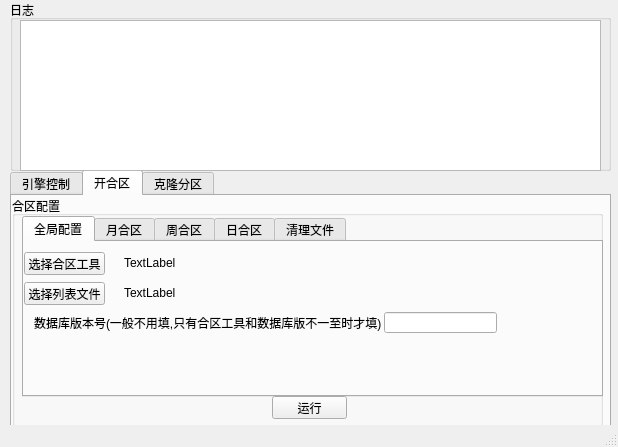
<?xml version="1.0" encoding="UTF-8"?>
<ui version="4.0">
 <class>MainWindow</class>
 <widget class="QMainWindow" name="MainWindow">
  <property name="enabled">
   <bool>true</bool>
  </property>
  <property name="geometry">
   <rect>
    <x>0</x>
    <y>0</y>
    <width>618</width>
    <height>447</height>
   </rect>
  </property>
  <property name="windowTitle">
   <string>航界软件</string>
  </property>
  <property name="toolTipDuration">
   <number>-1</number>
  </property>
  <widget class="QWidget" name="centralwidget">
   <widget class="QTabWidget" name="tabWidget">
    <property name="geometry">
     <rect>
      <x>10</x>
      <y>170</y>
      <width>601</width>
      <height>261</height>
     </rect>
    </property>
    <property name="currentIndex">
     <number>1</number>
    </property>
    <widget class="QWidget" name="tab">
     <attribute name="title">
      <string>引擎控制</string>
     </attribute>
     <widget class="QGroupBox" name="groupBox">
      <property name="geometry">
       <rect>
        <x>0</x>
        <y>10</y>
        <width>591</width>
        <height>51</height>
       </rect>
      </property>
      <property name="title">
       <string>窗口管理</string>
      </property>
      <widget class="QPushButton" name="pushButton">
       <property name="geometry">
        <rect>
         <x>10</x>
         <y>20</y>
         <width>75</width>
         <height>23</height>
        </rect>
       </property>
       <property name="text">
        <string>引擎控制台</string>
       </property>
      </widget>
      <widget class="QPushButton" name="pushButton_2">
       <property name="geometry">
        <rect>
         <x>90</x>
         <y>20</y>
         <width>75</width>
         <height>23</height>
        </rect>
       </property>
       <property name="text">
        <string>M2引擎</string>
       </property>
      </widget>
      <widget class="QPushButton" name="pushButton_3">
       <property name="geometry">
        <rect>
         <x>170</x>
         <y>20</y>
         <width>75</width>
         <height>23</height>
        </rect>
       </property>
       <property name="text">
        <string>显隐窗口</string>
       </property>
      </widget>
      <widget class="QComboBox" name="comboBox">
       <property name="geometry">
        <rect>
         <x>250</x>
         <y>20</y>
         <width>81</width>
         <height>22</height>
        </rect>
       </property>
      </widget>
     </widget>
     <widget class="QGroupBox" name="groupBox_5">
      <property name="geometry">
       <rect>
        <x>0</x>
        <y>70</y>
        <width>591</width>
        <height>161</height>
       </rect>
      </property>
      <property name="title">
       <string>远程服务器</string>
      </property>
      <widget class="QLabel" name="label_23">
       <property name="geometry">
        <rect>
         <x>10</x>
         <y>20</y>
         <width>71</width>
         <height>21</height>
        </rect>
       </property>
       <property name="text">
        <string>服务器地址</string>
       </property>
      </widget>
      <widget class="QLineEdit" name="lineEdit_server_addr">
       <property name="geometry">
        <rect>
         <x>90</x>
         <y>20</y>
         <width>471</width>
         <height>21</height>
        </rect>
       </property>
      </widget>
     </widget>
    </widget>
    <widget class="QWidget" name="tab_2">
     <attribute name="title">
      <string>开合区</string>
     </attribute>
     <widget class="QGroupBox" name="groupBox_2">
      <property name="geometry">
       <rect>
        <x>0</x>
        <y>0</y>
        <width>591</width>
        <height>231</height>
       </rect>
      </property>
      <property name="title">
       <string>合区配置</string>
      </property>
      <widget class="QTabWidget" name="tabWidget_2">
       <property name="geometry">
        <rect>
         <x>10</x>
         <y>20</y>
         <width>581</width>
         <height>181</height>
        </rect>
       </property>
       <property name="currentIndex">
        <number>0</number>
       </property>
       <widget class="QWidget" name="tab_8">
        <attribute name="title">
         <string>全局配置</string>
        </attribute>
        <widget class="QPushButton" name="pushButton_select_listfile">
         <property name="geometry">
          <rect>
           <x>0</x>
           <y>40</y>
           <width>81</width>
           <height>23</height>
          </rect>
         </property>
         <property name="text">
          <string>选择列表文件</string>
         </property>
        </widget>
        <widget class="QLabel" name="label_6">
         <property name="geometry">
          <rect>
           <x>100</x>
           <y>10</y>
           <width>461</width>
           <height>21</height>
          </rect>
         </property>
         <property name="text">
          <string>TextLabel</string>
         </property>
        </widget>
        <widget class="QLabel" name="label_listfile">
         <property name="geometry">
          <rect>
           <x>100</x>
           <y>40</y>
           <width>461</width>
           <height>21</height>
          </rect>
         </property>
         <property name="text">
          <string>TextLabel</string>
         </property>
        </widget>
        <widget class="QPushButton" name="pushButton_4">
         <property name="geometry">
          <rect>
           <x>0</x>
           <y>10</y>
           <width>81</width>
           <height>23</height>
          </rect>
         </property>
         <property name="text">
          <string>选择合区工具</string>
         </property>
        </widget>
        <widget class="QLabel" name="label_20">
         <property name="geometry">
          <rect>
           <x>10</x>
           <y>70</y>
           <width>361</width>
           <height>21</height>
          </rect>
         </property>
         <property name="text">
          <string>数据库版本号(一般不用填,只有合区工具和数据库版不一至时才填)</string>
         </property>
        </widget>
        <widget class="QLineEdit" name="lineEdit_db_version">
         <property name="geometry">
          <rect>
           <x>360</x>
           <y>70</y>
           <width>113</width>
           <height>21</height>
          </rect>
         </property>
        </widget>
       </widget>
       <widget class="QWidget" name="tab_5">
        <attribute name="title">
         <string>月合区</string>
        </attribute>
        <widget class="QLabel" name="label_5">
         <property name="geometry">
          <rect>
           <x>10</x>
           <y>70</y>
           <width>71</width>
           <height>21</height>
          </rect>
         </property>
         <property name="text">
          <string>合区时间</string>
         </property>
        </widget>
        <widget class="QLineEdit" name="lineEdit_maxDir">
         <property name="geometry">
          <rect>
           <x>400</x>
           <y>40</y>
           <width>171</width>
           <height>21</height>
          </rect>
         </property>
        </widget>
        <widget class="QLineEdit" name="lineEdit_workDir">
         <property name="geometry">
          <rect>
           <x>90</x>
           <y>10</y>
           <width>171</width>
           <height>21</height>
          </rect>
         </property>
        </widget>
        <widget class="QLineEdit" name="lineEdit_minDir">
         <property name="geometry">
          <rect>
           <x>90</x>
           <y>40</y>
           <width>171</width>
           <height>21</height>
          </rect>
         </property>
        </widget>
        <widget class="QLabel" name="label_3">
         <property name="geometry">
          <rect>
           <x>10</x>
           <y>40</y>
           <width>71</width>
           <height>21</height>
          </rect>
         </property>
         <property name="text">
          <string>小区文件夹</string>
         </property>
        </widget>
        <widget class="QLabel" name="label_2">
         <property name="geometry">
          <rect>
           <x>320</x>
           <y>10</y>
           <width>71</width>
           <height>21</height>
          </rect>
         </property>
         <property name="text">
          <string>主区文件夹</string>
         </property>
        </widget>
        <widget class="QLabel" name="label">
         <property name="geometry">
          <rect>
           <x>10</x>
           <y>10</y>
           <width>71</width>
           <height>21</height>
          </rect>
         </property>
         <property name="layoutDirection">
          <enum>Qt::LeftToRight</enum>
         </property>
         <property name="frameShadow">
          <enum>QFrame::Raised</enum>
         </property>
         <property name="lineWidth">
          <number>1</number>
         </property>
         <property name="text">
          <string>工作目录</string>
         </property>
        </widget>
        <widget class="QLineEdit" name="lineEdit_workTime">
         <property name="geometry">
          <rect>
           <x>90</x>
           <y>70</y>
           <width>171</width>
           <height>21</height>
          </rect>
         </property>
        </widget>
        <widget class="QLabel" name="label_7">
         <property name="geometry">
          <rect>
           <x>320</x>
           <y>70</y>
           <width>71</width>
           <height>21</height>
          </rect>
         </property>
         <property name="text">
          <string>合区文件夹</string>
         </property>
        </widget>
        <widget class="QLineEdit" name="lineEdit_thisDir">
         <property name="geometry">
          <rect>
           <x>400</x>
           <y>70</y>
           <width>171</width>
           <height>21</height>
          </rect>
         </property>
        </widget>
        <widget class="QLabel" name="label_4">
         <property name="geometry">
          <rect>
           <x>320</x>
           <y>40</y>
           <width>71</width>
           <height>21</height>
          </rect>
         </property>
         <property name="text">
          <string>大区文件夹</string>
         </property>
        </widget>
        <widget class="QLineEdit" name="lineEdit_mainDir">
         <property name="geometry">
          <rect>
           <x>400</x>
           <y>10</y>
           <width>171</width>
           <height>21</height>
          </rect>
         </property>
        </widget>
       </widget>
       <widget class="QWidget" name="tab_7">
        <attribute name="title">
         <string>周合区</string>
        </attribute>
        <widget class="QLineEdit" name="lineEdit_workTime_1">
         <property name="geometry">
          <rect>
           <x>90</x>
           <y>40</y>
           <width>171</width>
           <height>21</height>
          </rect>
         </property>
        </widget>
        <widget class="QLineEdit" name="lineEdit_thisDir_1">
         <property name="geometry">
          <rect>
           <x>400</x>
           <y>40</y>
           <width>171</width>
           <height>21</height>
          </rect>
         </property>
        </widget>
        <widget class="QLineEdit" name="lineEdit_maxDir_1">
         <property name="geometry">
          <rect>
           <x>400</x>
           <y>10</y>
           <width>171</width>
           <height>21</height>
          </rect>
         </property>
        </widget>
        <widget class="QLabel" name="label_16">
         <property name="geometry">
          <rect>
           <x>10</x>
           <y>40</y>
           <width>71</width>
           <height>21</height>
          </rect>
         </property>
         <property name="text">
          <string>合区时间</string>
         </property>
        </widget>
        <widget class="QLabel" name="label_17">
         <property name="geometry">
          <rect>
           <x>10</x>
           <y>10</y>
           <width>71</width>
           <height>21</height>
          </rect>
         </property>
         <property name="text">
          <string>小区文件夹</string>
         </property>
        </widget>
        <widget class="QLabel" name="label_18">
         <property name="geometry">
          <rect>
           <x>320</x>
           <y>40</y>
           <width>71</width>
           <height>21</height>
          </rect>
         </property>
         <property name="text">
          <string>合区文件夹</string>
         </property>
        </widget>
        <widget class="QLabel" name="label_19">
         <property name="geometry">
          <rect>
           <x>320</x>
           <y>10</y>
           <width>71</width>
           <height>21</height>
          </rect>
         </property>
         <property name="text">
          <string>大区文件夹</string>
         </property>
        </widget>
        <widget class="QLineEdit" name="lineEdit_minDir_1">
         <property name="geometry">
          <rect>
           <x>90</x>
           <y>10</y>
           <width>171</width>
           <height>21</height>
          </rect>
         </property>
        </widget>
       </widget>
       <widget class="QWidget" name="tab_4">
        <attribute name="title">
         <string>日合区</string>
        </attribute>
        <widget class="QLabel" name="label_12">
         <property name="geometry">
          <rect>
           <x>10</x>
           <y>40</y>
           <width>71</width>
           <height>21</height>
          </rect>
         </property>
         <property name="text">
          <string>合区时间</string>
         </property>
        </widget>
        <widget class="QLineEdit" name="lineEdit_maxDir_2">
         <property name="geometry">
          <rect>
           <x>400</x>
           <y>10</y>
           <width>171</width>
           <height>21</height>
          </rect>
         </property>
        </widget>
        <widget class="QLineEdit" name="lineEdit_minDir_2">
         <property name="geometry">
          <rect>
           <x>90</x>
           <y>10</y>
           <width>171</width>
           <height>21</height>
          </rect>
         </property>
        </widget>
        <widget class="QLabel" name="label_13">
         <property name="geometry">
          <rect>
           <x>10</x>
           <y>10</y>
           <width>71</width>
           <height>21</height>
          </rect>
         </property>
         <property name="text">
          <string>小区文件夹</string>
         </property>
        </widget>
        <widget class="QLineEdit" name="lineEdit_workTime_2">
         <property name="geometry">
          <rect>
           <x>90</x>
           <y>40</y>
           <width>171</width>
           <height>21</height>
          </rect>
         </property>
        </widget>
        <widget class="QLabel" name="label_14">
         <property name="geometry">
          <rect>
           <x>320</x>
           <y>40</y>
           <width>71</width>
           <height>21</height>
          </rect>
         </property>
         <property name="text">
          <string>合区文件夹</string>
         </property>
        </widget>
        <widget class="QLineEdit" name="lineEdit_thisDir_2">
         <property name="geometry">
          <rect>
           <x>400</x>
           <y>40</y>
           <width>171</width>
           <height>21</height>
          </rect>
         </property>
        </widget>
        <widget class="QLabel" name="label_15">
         <property name="geometry">
          <rect>
           <x>320</x>
           <y>10</y>
           <width>71</width>
           <height>21</height>
          </rect>
         </property>
         <property name="text">
          <string>大区文件夹</string>
         </property>
        </widget>
       </widget>
       <widget class="QWidget" name="tab_6">
        <attribute name="title">
         <string>清理文件</string>
        </attribute>
        <widget class="QLabel" name="label_dir_1">
         <property name="geometry">
          <rect>
           <x>110</x>
           <y>10</y>
           <width>461</width>
           <height>21</height>
          </rect>
         </property>
         <property name="text">
          <string>TextLabel</string>
         </property>
        </widget>
        <widget class="QPushButton" name="pushButton_6">
         <property name="geometry">
          <rect>
           <x>10</x>
           <y>10</y>
           <width>81</width>
           <height>23</height>
          </rect>
         </property>
         <property name="text">
          <string>清空文件夹一</string>
         </property>
        </widget>
        <widget class="QPushButton" name="pushButton_7">
         <property name="geometry">
          <rect>
           <x>10</x>
           <y>40</y>
           <width>81</width>
           <height>23</height>
          </rect>
         </property>
         <property name="text">
          <string>清空文件夹二</string>
         </property>
        </widget>
        <widget class="QLabel" name="label_dir_2">
         <property name="geometry">
          <rect>
           <x>110</x>
           <y>40</y>
           <width>461</width>
           <height>21</height>
          </rect>
         </property>
         <property name="text">
          <string>TextLabel</string>
         </property>
        </widget>
        <widget class="QPushButton" name="pushButton_8">
         <property name="geometry">
          <rect>
           <x>10</x>
           <y>70</y>
           <width>81</width>
           <height>23</height>
          </rect>
         </property>
         <property name="text">
          <string>清空文件一</string>
         </property>
        </widget>
        <widget class="QLabel" name="label_file_1">
         <property name="geometry">
          <rect>
           <x>110</x>
           <y>70</y>
           <width>461</width>
           <height>21</height>
          </rect>
         </property>
         <property name="text">
          <string>TextLabel</string>
         </property>
        </widget>
        <widget class="QPushButton" name="pushButton_9">
         <property name="geometry">
          <rect>
           <x>10</x>
           <y>100</y>
           <width>81</width>
           <height>23</height>
          </rect>
         </property>
         <property name="text">
          <string>清空文件二</string>
         </property>
        </widget>
        <widget class="QLabel" name="label_file_2">
         <property name="geometry">
          <rect>
           <x>110</x>
           <y>100</y>
           <width>461</width>
           <height>21</height>
          </rect>
         </property>
         <property name="text">
          <string>TextLabel</string>
         </property>
        </widget>
        <widget class="QPushButton" name="pushButton_10">
         <property name="geometry">
          <rect>
           <x>10</x>
           <y>130</y>
           <width>81</width>
           <height>23</height>
          </rect>
         </property>
         <property name="text">
          <string>清空文件三</string>
         </property>
        </widget>
        <widget class="QLabel" name="label_file_3">
         <property name="geometry">
          <rect>
           <x>110</x>
           <y>130</y>
           <width>461</width>
           <height>21</height>
          </rect>
         </property>
         <property name="text">
          <string>TextLabel</string>
         </property>
        </widget>
        <widget class="QPushButton" name="pushButton_11">
         <property name="geometry">
          <rect>
           <x>10</x>
           <y>160</y>
           <width>81</width>
           <height>23</height>
          </rect>
         </property>
         <property name="text">
          <string>清空文件四</string>
         </property>
        </widget>
        <widget class="QLabel" name="label_file_4">
         <property name="geometry">
          <rect>
           <x>110</x>
           <y>160</y>
           <width>461</width>
           <height>21</height>
          </rect>
         </property>
         <property name="text">
          <string>TextLabel</string>
         </property>
        </widget>
       </widget>
      </widget>
      <widget class="QPushButton" name="pushButton_start">
       <property name="geometry">
        <rect>
         <x>260</x>
         <y>200</y>
         <width>75</width>
         <height>23</height>
        </rect>
       </property>
       <property name="text">
        <string>运行</string>
       </property>
      </widget>
     </widget>
    </widget>
    <widget class="QWidget" name="tab_3">
     <attribute name="title">
      <string>克隆分区</string>
     </attribute>
     <widget class="QGroupBox" name="groupBox_4">
      <property name="geometry">
       <rect>
        <x>10</x>
        <y>10</y>
        <width>581</width>
        <height>131</height>
       </rect>
      </property>
      <property name="title">
       <string>克隆版本</string>
      </property>
      <widget class="QLabel" name="label_8">
       <property name="geometry">
        <rect>
         <x>10</x>
         <y>20</y>
         <width>71</width>
         <height>21</height>
        </rect>
       </property>
       <property name="layoutDirection">
        <enum>Qt::LeftToRight</enum>
       </property>
       <property name="frameShadow">
        <enum>QFrame::Raised</enum>
       </property>
       <property name="lineWidth">
        <number>1</number>
       </property>
       <property name="text">
        <string>工作目录</string>
       </property>
      </widget>
      <widget class="QLineEdit" name="lineEdit_workDir_2">
       <property name="geometry">
        <rect>
         <x>90</x>
         <y>20</y>
         <width>171</width>
         <height>21</height>
        </rect>
       </property>
      </widget>
      <widget class="QLineEdit" name="lineEdit_mainDir_2">
       <property name="geometry">
        <rect>
         <x>360</x>
         <y>20</y>
         <width>171</width>
         <height>21</height>
        </rect>
       </property>
      </widget>
      <widget class="QLabel" name="label_9">
       <property name="geometry">
        <rect>
         <x>280</x>
         <y>20</y>
         <width>71</width>
         <height>21</height>
        </rect>
       </property>
       <property name="layoutDirection">
        <enum>Qt::LeftToRight</enum>
       </property>
       <property name="frameShadow">
        <enum>QFrame::Raised</enum>
       </property>
       <property name="lineWidth">
        <number>1</number>
       </property>
       <property name="text">
        <string>主版本目录</string>
       </property>
      </widget>
      <widget class="QLineEdit" name="lineEdit_minPort">
       <property name="geometry">
        <rect>
         <x>90</x>
         <y>60</y>
         <width>171</width>
         <height>21</height>
        </rect>
       </property>
      </widget>
      <widget class="QLabel" name="label_10">
       <property name="geometry">
        <rect>
         <x>10</x>
         <y>60</y>
         <width>71</width>
         <height>21</height>
        </rect>
       </property>
       <property name="layoutDirection">
        <enum>Qt::LeftToRight</enum>
       </property>
       <property name="frameShadow">
        <enum>QFrame::Raised</enum>
       </property>
       <property name="lineWidth">
        <number>1</number>
       </property>
       <property name="text">
        <string>最小端口</string>
       </property>
      </widget>
      <widget class="QLabel" name="label_11">
       <property name="geometry">
        <rect>
         <x>280</x>
         <y>60</y>
         <width>71</width>
         <height>21</height>
        </rect>
       </property>
       <property name="layoutDirection">
        <enum>Qt::LeftToRight</enum>
       </property>
       <property name="frameShadow">
        <enum>QFrame::Raised</enum>
       </property>
       <property name="lineWidth">
        <number>1</number>
       </property>
       <property name="text">
        <string>最大端口</string>
       </property>
      </widget>
      <widget class="QLineEdit" name="lineEdit_maxPort">
       <property name="geometry">
        <rect>
         <x>360</x>
         <y>60</y>
         <width>171</width>
         <height>21</height>
        </rect>
       </property>
      </widget>
      <widget class="QPushButton" name="pushButton_clone">
       <property name="geometry">
        <rect>
         <x>250</x>
         <y>100</y>
         <width>75</width>
         <height>23</height>
        </rect>
       </property>
       <property name="text">
        <string>克隆</string>
       </property>
      </widget>
     </widget>
    </widget>
   </widget>
   <widget class="QGroupBox" name="groupBox_3">
    <property name="geometry">
     <rect>
      <x>10</x>
      <y>0</y>
      <width>601</width>
      <height>171</height>
     </rect>
    </property>
    <property name="title">
     <string>日志</string>
    </property>
    <widget class="QTextBrowser" name="textBrowser_log">
     <property name="geometry">
      <rect>
       <x>10</x>
       <y>20</y>
       <width>581</width>
       <height>151</height>
      </rect>
     </property>
    </widget>
   </widget>
  </widget>
  <widget class="QStatusBar" name="statusbar"/>
 </widget>
 <resources/>
 <connections>
  <connection>
   <sender>pushButton</sender>
   <signal>clicked()</signal>
   <receiver>MainWindow</receiver>
   <slot>slot_btn1()</slot>
   <hints>
    <hint type="sourcelabel">
     <x>64</x>
     <y>244</y>
    </hint>
    <hint type="destinationlabel">
     <x>9</x>
     <y>274</y>
    </hint>
   </hints>
  </connection>
  <connection>
   <sender>pushButton_2</sender>
   <signal>clicked()</signal>
   <receiver>MainWindow</receiver>
   <slot>slot_btn2()</slot>
   <hints>
    <hint type="sourcelabel">
     <x>144</x>
     <y>244</y>
    </hint>
    <hint type="destinationlabel">
     <x>100</x>
     <y>278</y>
    </hint>
   </hints>
  </connection>
  <connection>
   <sender>pushButton_3</sender>
   <signal>clicked()</signal>
   <receiver>MainWindow</receiver>
   <slot>slot_btn3()</slot>
   <hints>
    <hint type="sourcelabel">
     <x>220</x>
     <y>244</y>
    </hint>
    <hint type="destinationlabel">
     <x>1</x>
     <y>50</y>
    </hint>
   </hints>
  </connection>
  <connection>
   <sender>pushButton_start</sender>
   <signal>clicked()</signal>
   <receiver>MainWindow</receiver>
   <slot>slot_start()</slot>
   <hints>
    <hint type="sourcelabel">
     <x>286</x>
     <y>430</y>
    </hint>
    <hint type="destinationlabel">
     <x>8</x>
     <y>326</y>
    </hint>
   </hints>
  </connection>
  <connection>
   <sender>pushButton_4</sender>
   <signal>clicked()</signal>
   <receiver>MainWindow</receiver>
   <slot>slot_select_file()</slot>
   <hints>
    <hint type="sourcelabel">
     <x>80</x>
     <y>372</y>
    </hint>
    <hint type="destinationlabel">
     <x>5</x>
     <y>310</y>
    </hint>
   </hints>
  </connection>
  <connection>
   <sender>pushButton_select_listfile</sender>
   <signal>clicked()</signal>
   <receiver>MainWindow</receiver>
   <slot>slot_select_listfile()</slot>
   <hints>
    <hint type="sourcelabel">
     <x>80</x>
     <y>410</y>
    </hint>
    <hint type="destinationlabel">
     <x>0</x>
     <y>383</y>
    </hint>
   </hints>
  </connection>
  <connection>
   <sender>pushButton_clone</sender>
   <signal>clicked()</signal>
   <receiver>MainWindow</receiver>
   <slot>slot_clone()</slot>
   <hints>
    <hint type="sourcelabel">
     <x>283</x>
     <y>324</y>
    </hint>
    <hint type="destinationlabel">
     <x>0</x>
     <y>265</y>
    </hint>
   </hints>
  </connection>
  <connection>
   <sender>pushButton_6</sender>
   <signal>clicked()</signal>
   <receiver>MainWindow</receiver>
   <slot>slot_select_dir_1()</slot>
   <hints>
    <hint type="sourcelabel">
     <x>95</x>
     <y>276</y>
    </hint>
    <hint type="destinationlabel">
     <x>-2</x>
     <y>236</y>
    </hint>
   </hints>
  </connection>
  <connection>
   <sender>pushButton_7</sender>
   <signal>clicked()</signal>
   <receiver>MainWindow</receiver>
   <slot>slot_select_dir_2()</slot>
   <hints>
    <hint type="sourcelabel">
     <x>52</x>
     <y>309</y>
    </hint>
    <hint type="destinationlabel">
     <x>4</x>
     <y>450</y>
    </hint>
   </hints>
  </connection>
  <connection>
   <sender>pushButton_8</sender>
   <signal>clicked()</signal>
   <receiver>MainWindow</receiver>
   <slot>slot_select_file_1()</slot>
   <hints>
    <hint type="sourcelabel">
     <x>86</x>
     <y>332</y>
    </hint>
    <hint type="destinationlabel">
     <x>22</x>
     <y>478</y>
    </hint>
   </hints>
  </connection>
  <connection>
   <sender>pushButton_9</sender>
   <signal>clicked()</signal>
   <receiver>MainWindow</receiver>
   <slot>slot_select_file_2()</slot>
   <hints>
    <hint type="sourcelabel">
     <x>102</x>
     <y>370</y>
    </hint>
    <hint type="destinationlabel">
     <x>35</x>
     <y>482</y>
    </hint>
   </hints>
  </connection>
  <connection>
   <sender>pushButton_10</sender>
   <signal>clicked()</signal>
   <receiver>MainWindow</receiver>
   <slot>slot_select_file_3()</slot>
   <hints>
    <hint type="sourcelabel">
     <x>75</x>
     <y>402</y>
    </hint>
    <hint type="destinationlabel">
     <x>131</x>
     <y>480</y>
    </hint>
   </hints>
  </connection>
  <connection>
   <sender>pushButton_11</sender>
   <signal>clicked()</signal>
   <receiver>MainWindow</receiver>
   <slot>slot_select_file_4()</slot>
   <hints>
    <hint type="sourcelabel">
     <x>65</x>
     <y>426</y>
    </hint>
    <hint type="destinationlabel">
     <x>314</x>
     <y>483</y>
    </hint>
   </hints>
  </connection>
 </connections>
 <slots>
  <slot>slot_btn1()</slot>
  <slot>slot_btn2()</slot>
  <slot>slot_btn3()</slot>
  <slot>slot_start()</slot>
  <slot>slot_select_file()</slot>
  <slot>slot_select_listfile()</slot>
  <slot>slot_clone()</slot>
  <slot>slot_check_reg()</slot>
  <slot>slot_select_dir_1()</slot>
  <slot>slot_select_dir_2()</slot>
  <slot>slot_select_file_1()</slot>
  <slot>slot_select_file_2()</slot>
  <slot>slot_select_file_3()</slot>
  <slot>slot_select_file_4()</slot>
 </slots>
</ui>
